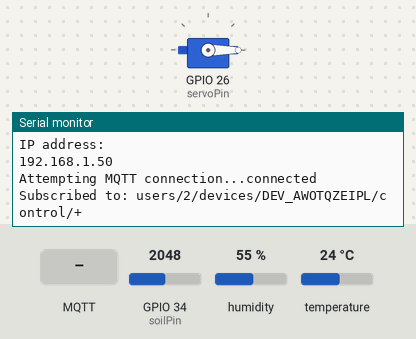
The sketch below on a simulated ESP32. Shown: servo, the last lines printed to the serial monitor. The inputs (shaded band) are chosen by the test bench; at power-on: GPIO 34 (soilPin) = 2048, humidity 55 %, temperature 24 °C. WiFi joins after 1.5 s; servers stay silent unless stated; random numbers use the default seed unless the sketch sets one; no MQTT or app messages arrive unless stated.

Above: at 2.7 s.
2.8 s: MQTT message "ON" arrives on the first subscribed topic
At 3.3 s:
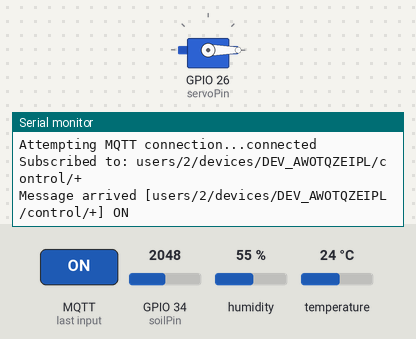
6.5 s: MQTT message "1" arrives on the first subscribed topic
At 7.3 s:
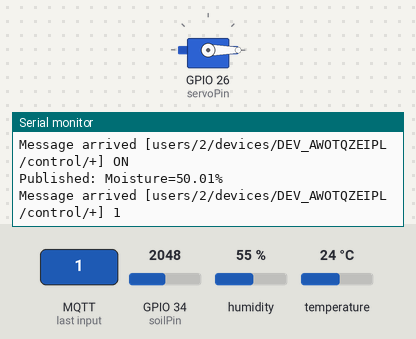
8.0 s: MQTT message "on" arrives on the first subscribed topic
At 8.5 s:
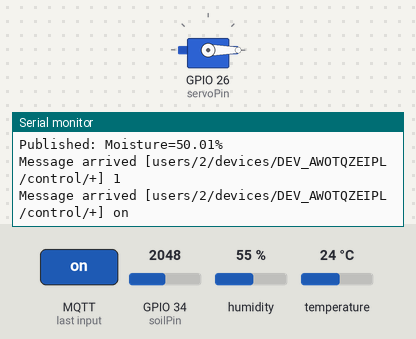

The sketch:

TubesCoba.ino
```cpp
#include <DHT.h>
#include <ESP32Servo.h>
#include <PubSubClient.h>
#include <WiFiClientSecure.h>

/* ================= WIFI CONFIG ================= */
const char *ssid = "SIKASIK";
const char *password = "12345678";

/* ================= MQTT CONFIG (HiveMQ Cloud) ================= */
const char *mqtt_server = "9b7d755e8d024ad08d0c39177e53c908.s1.eu.hivemq.cloud";
const int mqtt_port = 8883; // TLS Port
const char *mqtt_user = "harun";
const char *mqtt_pass = "@&13harunA";

// IMPORTANT: Update these!
String USER_ID = "2";
String DEVICE_CODE = "DEV_AWOTQZEIPL";

/* ================= PIN CONFIG ================= */
const int soilPin = 34;  // ADC
const int servoPin = 26; // PWM
#define DHTPIN 27
#define DHTTYPE DHT22

/* ================= OBJECTS ================= */
Servo servoMotor;
DHT dht(DHTPIN, DHTTYPE);
WiFiClientSecure espClient;
PubSubClient client(espClient);

/* ================= VARIABLES ================= */
const int ADC_MAX = 4095;
unsigned long lastMsg = 0;
#define MSG_BUFFER_SIZE (50)
char msg[MSG_BUFFER_SIZE];

/* ================= SETUP ================= */
void setup_wifi() {
  delay(10);
  Serial.println();
  Serial.print("Connecting to ");
  Serial.println(ssid);

  WiFi.begin(ssid, password);

  while (WiFi.status() != WL_CONNECTED) {
    delay(500);
    Serial.print(".");
  }

  Serial.println("");
  Serial.println("WiFi connected");
  Serial.println("IP address: ");
  Serial.println(WiFi.localIP());
}

void callback(char *topic, byte *payload, unsigned int length) {
  Serial.print("Message arrived [");
  Serial.print(topic);
  Serial.print("] ");

  String message = "";
  for (int i = 0; i < length; i++) {
    message += (char)payload[i];
  }
  Serial.println(message);

  // Check valid topic for control
  // Topic: users/{id}/devices/{code}/control/{widget}
  String topicStr = String(topic);

  // Logic Control (toggle1 / lamp_1)
  // Adjust 'toggle1' to match your Server & Dashboard key!
  if (topicStr.endsWith("toggle1") || topicStr.endsWith("lamp_1")) {
    if ((char)payload[0] == '1' || message == "ON") {
      servoMotor.write(90); // OPEN
      Serial.println("ACTUATOR: OPEN (AI/Manual Command)");

      // ACK to dashboard (Optional but good)
      // Publish back to sensors topic so toggle widget updates
      String sensorTopic =
          "users/" + USER_ID + "/devices/" + DEVICE_CODE + "/sensors/toggle1";
      client.publish(sensorTopic.c_str(), "1");

    } else {
      servoMotor.write(0); // CLOSE
      Serial.println("ACTUATOR: CLOSE");

      String sensorTopic =
          "users/" + USER_ID + "/devices/" + DEVICE_CODE + "/sensors/toggle1";
      client.publish(sensorTopic.c_str(), "0");
    }
  }
}

void reconnect() {
  while (!client.connected()) {
    Serial.print("Attempting MQTT connection...");

    // Create Random Client ID
    String clientId = "ESP32Client-";
    clientId += String(random(0xffff), HEX);

    if (client.connect(clientId.c_str(), mqtt_user, mqtt_pass)) {
      Serial.println("connected");

      // Subscribe to Control Topic
      String controlTopic =
          "users/" + USER_ID + "/devices/" + DEVICE_CODE + "/control/+";
      client.subscribe(controlTopic.c_str());
      Serial.println("Subscribed to: " + controlTopic);

    } else {
      Serial.print("failed, rc=");
      Serial.print(client.state());
      Serial.println(" try again in 5 seconds");
      delay(5000);
    }
  }
}

void setup() {
  Serial.begin(115200);

  // Init Pins
  pinMode(soilPin, INPUT);
  servoMotor.attach(servoPin);
  servoMotor.write(0);
  dht.begin();

  // Secure WiFi
  setup_wifi();

  // Secure MQTT (Verify Certificate or Skip)
  espClient
      .setInsecure(); // Skip certificate validation for HiveMQ Cloud (easiest)

  client.setServer(mqtt_server, mqtt_port);
  client.setCallback(callback);
}

void loop() {
  if (!client.connected()) {
    reconnect();
  }
  client.loop();

  long now = millis();
  if (now - lastMsg > 5000) { // Send every 5 seconds
    lastMsg = now;

    // 1. Read Soil Moisture
    int rawValue = analogRead(soilPin);
    // Convert to % (Approximate)
    float moisture = (float)rawValue / ADC_MAX * 100.0;

    // 2. Read DHT
    float t = dht.readTemperature();
    float h = dht.readHumidity();

    if (isnan(t))
      t = 0;
    if (isnan(h))
      h = 0;

    // 3. Publish to MQTT
    // Using 'gauge1' because your simulator used it, and likely dashboard too.
    // Change 'gauge1' to 'soil_moisture' if dashboard widget key is that.
    String baseTopic =
        "users/" + USER_ID + "/devices/" + DEVICE_CODE + "/sensors/";

    client.publish((baseTopic + "gauge1").c_str(), String(moisture).c_str());
    client.publish((baseTopic + "temperature").c_str(), String(t).c_str());
    client.publish((baseTopic + "humidity").c_str(), String(h).c_str());

    Serial.print("Published: Moisture=");
    Serial.print(moisture);
    Serial.println("%");
  }
}
```

Measured:
- after the input at 2.8 s, the serial monitor: prints a new line at once (image 1)
- after the input at 6.5 s, the serial monitor: prints a new line at once (image 2)
- after the input at 8.0 s, the serial monitor: prints a new line at once (image 3)
